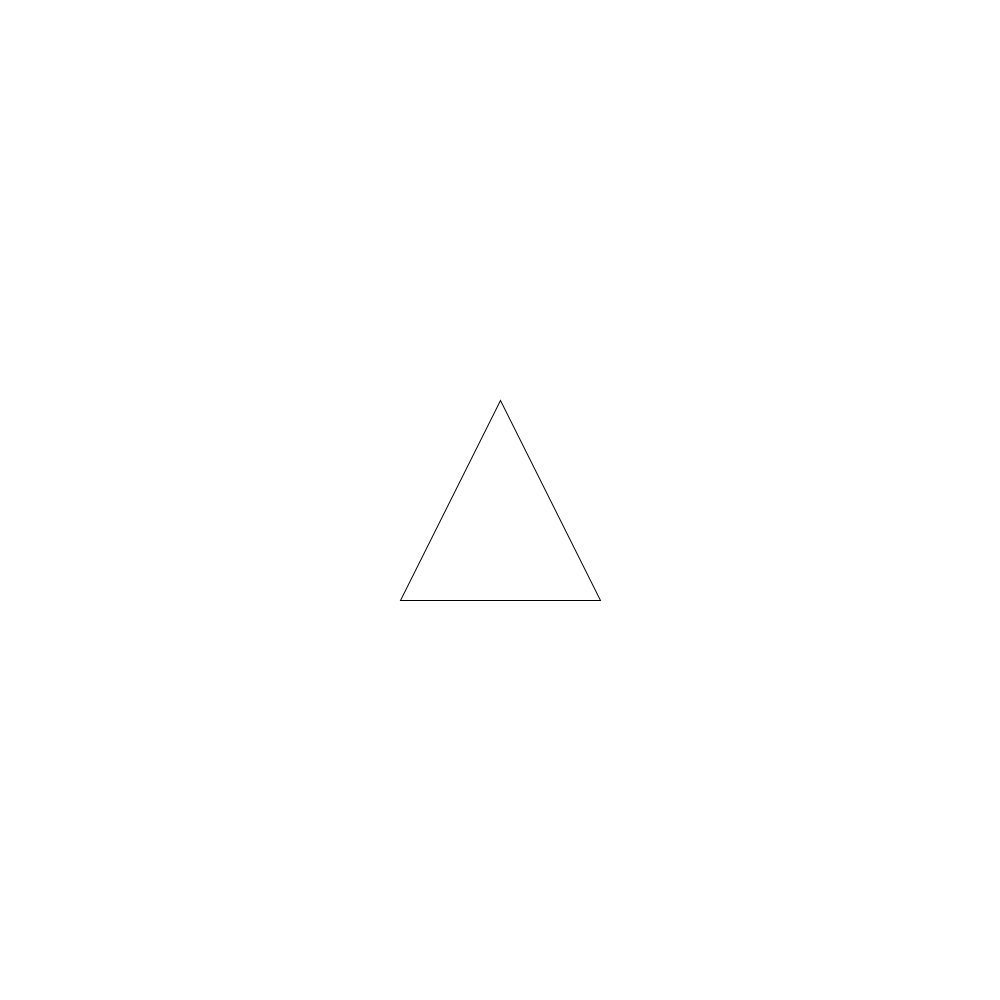
Frame 1 (no input)
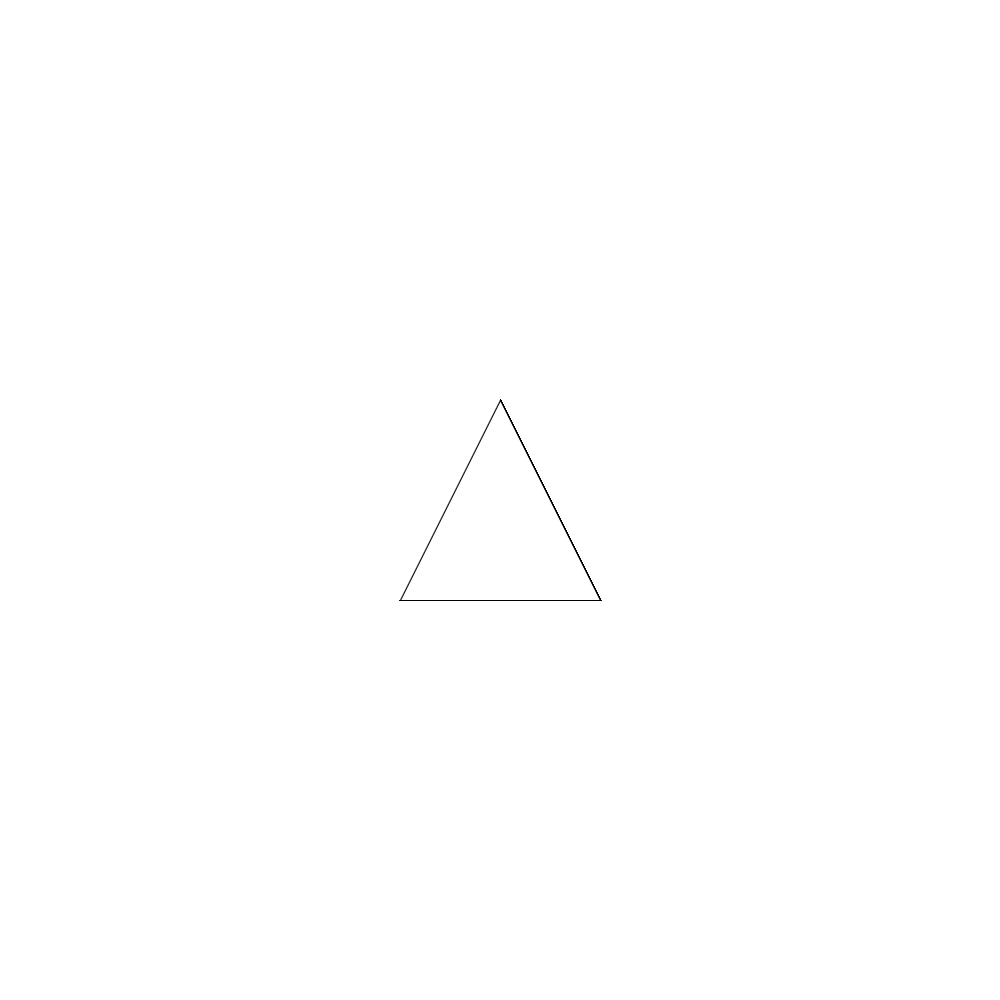
Frame 60 (the mouse pressed at the canvas centre just before this capture)
Frame 120 (the mouse held since frame 60 and released just before this capture): identical to frame 60, image omitted

The Processing sketch that drew these frames (run headless with seeded random() and noise(); from frame 60 on, the mouse is pressed at the canvas centre):

// Processing sketch: sketch_9_8
// ── sketch_9_8.pde
int x1 = 500;
int y1 = 400;
int x2 = 400;
int y2 = 600;
int x3 = 600;
int y3 = 600;


void setup(){
size(1000,1000);
background(255);
}

void draw(){
  tekenDriehoek(x1,y1,x2,y2,x3,y3);
  
}
void tekenDriehoek(int x1, int y1, int x2, int y2, int x3, int y3){
triangle(x1,y1,x2,y2,x3,y3);


}


  
